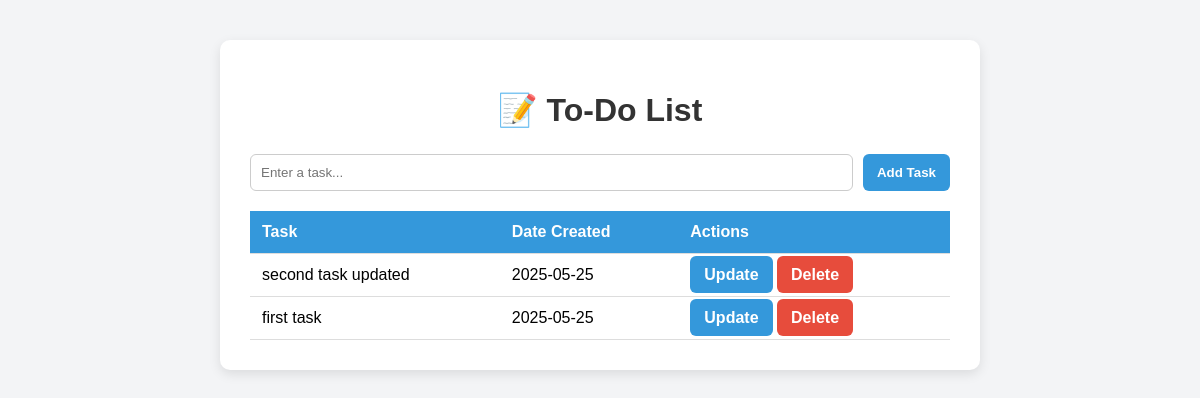
Before: / with the older database file.
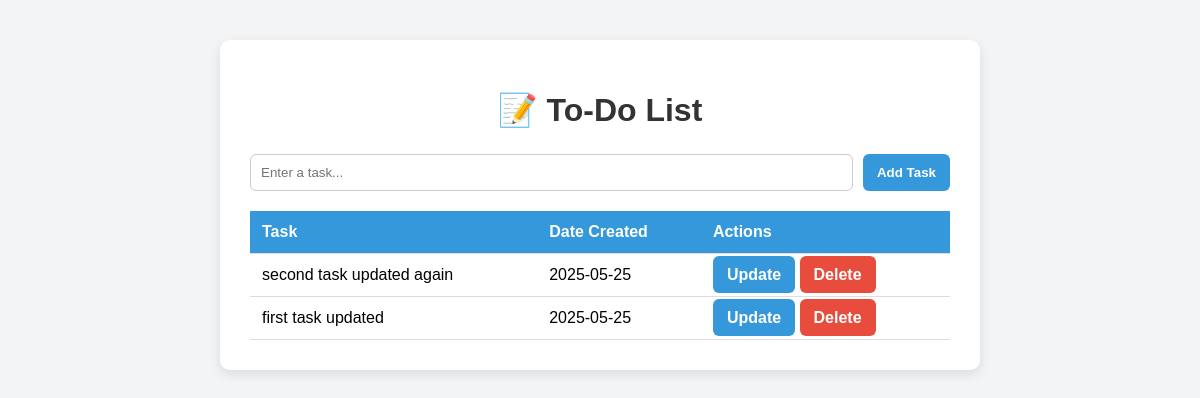
After: the same page with the newer database file.
### app.py (models this page shows, shortened)
class Task(db.Model):
    id = db.Column(db.Integer, primary_key = True)
    content = db.Column(db.String(200), nullable = False)
    date_created = db.Column(db.DateTime, default = datetime.now(timezone.utc))

### app.py (the view)
@app.route("/", methods=['POST', 'GET'])
def index():
    if request.method == 'POST':
        task_content = request.form['content']
        new_task = Task(content=task_content)
        try:
            db.session.add(new_task)
            db.session.commit()
            return redirect('/')
        except:
            return "something went wrong"
    else:
        tasks = Task.query.order_by(Task.date_created).all()
        return render_template("index.html", tasks=tasks)

### templates/index.html
{% extends "base.html" %} {% block body %}
<h1>📝 To-Do List</h1>
<form action="/" method="POST" class="task-form">
  <input type="text" name="content" placeholder="Enter a task..." required />
  <button type="submit">Add Task</button>
</form>
{% if tasks %}
<table>
  <thead>
    <tr>
      <th>Task</th>
      <th>Date Created</th>
      <th>Actions</th>
    </tr>
  </thead>
  <tbody>
    {% for task in tasks %}
    <tr>
      <td>{{ task.content }}</td>
      <td>{{ task.date_created.strftime('%Y-%m-%d') }}</td>
      <td>
        <a class="btn update" href="/update/{{ task.id }}">Update</a>
        <a class="btn delete" href="/delete/{{ task.id }}">Delete</a>
      </td>
    </tr>
    {% endfor %}
  </tbody>
</table>
{% else %}
<p class="empty">No tasks added yet.</p>
{% endif %} {% endblock %}

### templates/base.html (shortened to what this page needs)
<!DOCTYPE html>
<html lang="en">
  <head>
    <link
      rel="stylesheet"
      href="{{ url_for('static', filename='css/main.css') }}"
    />
  </head>
  <body>
    <div class="container">{% block body %}{% endblock %}</div>
  </body>
</html>

### static/css/main.css (style rules this page uses)
body { font-family: Arial, sans-serif; background: #f3f4f6; margin: 0; padding: 0; }
.container { max-width: 700px; margin: 40px auto; background: white; padding: 30px; border-radius: 10px; box-shadow: 0 4px 12px rgba(0, 0, 0, 0.1); }
h1 { text-align: center; color: #333; margin-bottom: 25px; }
.task-form, .update-box form { display: flex; gap: 10px; margin-bottom: 20px; }
input[type="text"] { flex: 1; padding: 10px; border: 1px solid #ccc; border-radius: 6px; }
button, .btn { background-color: #3498db; color: white; border: none; padding: 10px 14px; border-radius: 6px; cursor: pointer; text-decoration: none; font-weight: bold; }
.btn.delete { background-color: #e74c3c; }
table { width: 100%; border-collapse: collapse; }
table thead { background-color: #3498db; color: white; }
table th, table td { padding: 12px; text-align: left; border-bottom: 1px solid #ddd; }

Changed rows visible on the page:
removed Task: content "first task", date_created "2025-05-25"
changed Task: content "second task updated" → "second task updated again"
added Task: content "first task updated", date_created "2025-05-25"
